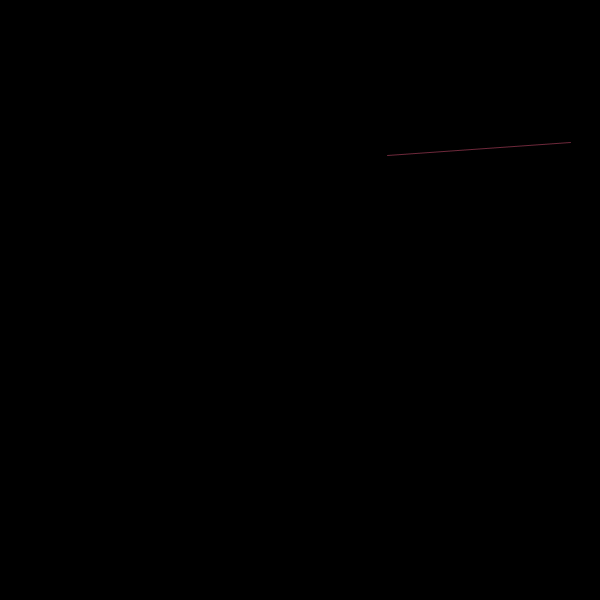
Frame 1 (no input)
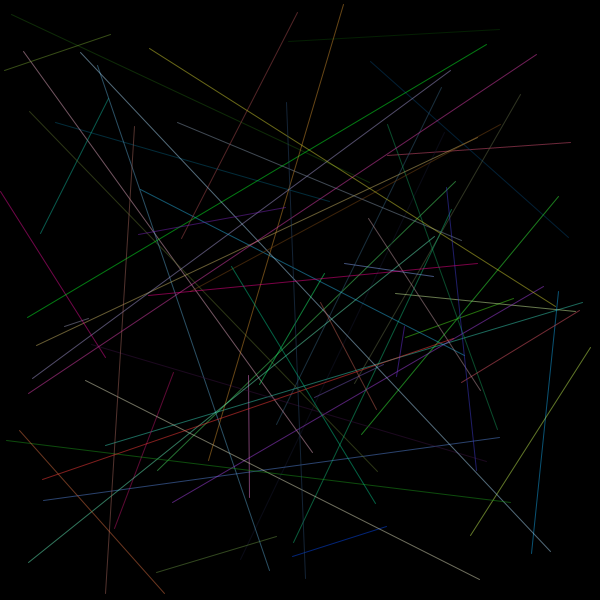
Frame 60 (the mouse pressed at the canvas centre just before this capture)
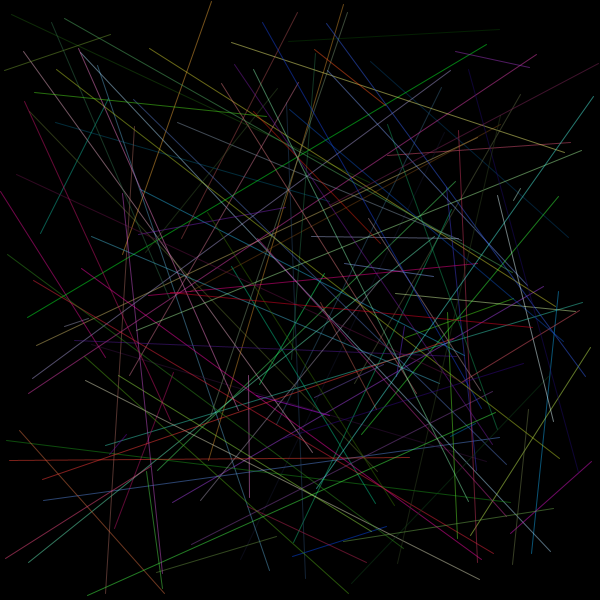
Frame 120 (the mouse held since frame 60 and released just before this capture)

The Processing sketch that drew these frames (run headless with seeded random() and noise(); from frame 60 on, the mouse is pressed at the canvas centre):

// Processing sketch: sketch_003_random_line_color
// ── sketch_003_random_line_color.pde
float x;
float y;
float nx;
float ny;

color c;

void setup(){
  size(600,600);
  background(0);
  
}

void draw(){
  x = random(0,width);
  y = random(0,height);
  
  nx = random(0,width);
  ny = random(0,height);
  
  c = color( random(0,255), random(0,255), random(0,255), 128);
  
  noFill();
  stroke(c);
  
  line(x,y,nx,ny);
  
  
}
